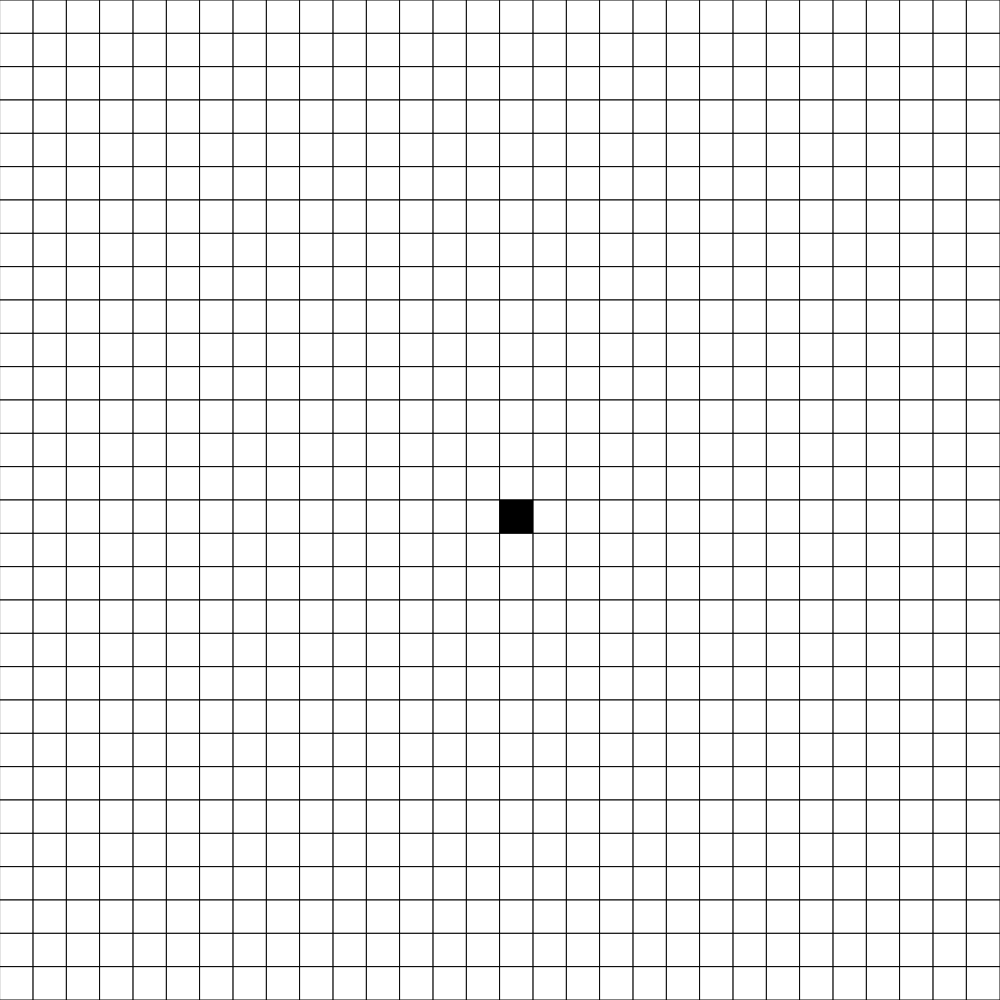
Frame 1 (no input)
Frame 60 (no input): identical to frame 1, image omitted
Frame 120 (the mouse pressed at the canvas centre since frame 60): identical to frame 1, image omitted

The p5.js sketch that drew this single still picture (run headless with seeded random() and noise() and a simulated clock; from frame 60 on, the mouse is pressed at the canvas centre):

// p5.js sketch
// ── sketch.js
let grid;
let rows = 30;
let cols = 30;
let playerX = 15;
let playerY = 15;

function setup() {
  if (windowWidth > windowHeight) {
    createCanvas(windowHeight, windowHeight);
  }
  else {
    createCanvas(windowWidth, windowWidth);
  }
  grid = createEmptyGrid(cols, rows);
  grid[playerY][playerX] = 1;
}

function draw() {
  background(220);
  displayGrid(grid, rows, cols);
}

function windowResized() {
  if (windowWidth > windowHeight) {
    createCanvas(windowHeight, windowHeight);
  }
  else {
    createCanvas(windowWidth, windowWidth);
  }
}

function keyTyped() {
  // remove player from current spot
  grid[playerY][playerX] = 0;

  // move the player
  if (key === "w" && playerY > 0) {
    playerY -= 1;
  }
  if (key === "s" && playerY < rows - 1) {
    playerY += 1;
  }
  if (key === "d" && playerX < cols - 1) {
    playerX += 1;
  }
  if (key === "a" && playerX > 0) {
    playerX -= 1;
  }

  // put player back into grid
  grid[playerY][playerX] = 1;
}

function createEmptyGrid() {
  let emptyGrid = [];
  for (let x = 0; x < cols; x++) {
    emptyGrid.push([]);
    for (let y = 0; y < rows; y++) {
      emptyGrid[x].push(0);
    }
  }
  return emptyGrid;
}

function displayGrid(grid, rows, cols) {
  let cellSize = width / cols;
  for (let y = 0; y < rows; y++) {
    for (let x = 0; x < cols; x++) {
      if (grid[y][x] === 0) {
        fill(255);
      }
      else {
        fill(0);
      }
      rect(x*cellSize, y*cellSize, cellSize, cellSize);
    }
  }
}
